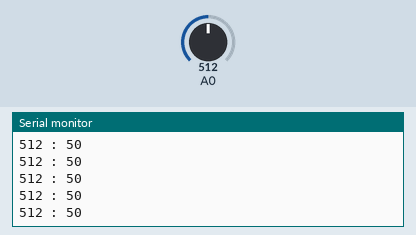
A sketch run on a simulated Arduino Uno, built with avr-gcc and run on an emulated ATmega328P. Parts: the last lines printed to the serial monitor. The inputs (shaded band) are chosen by the test bench; at power-on: A0 = 512.

Above: at 1.3 s.
1.4 s: A0 set to 716
At 1.41 s:
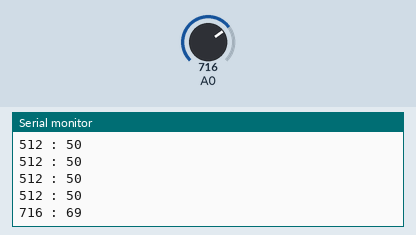
2.9 s: A0 set to 900
At 2.92 s:
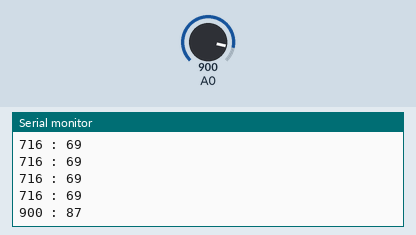
Timing chart, 0 to 5.9 s (numbered marks = the images above; inputs shaded):
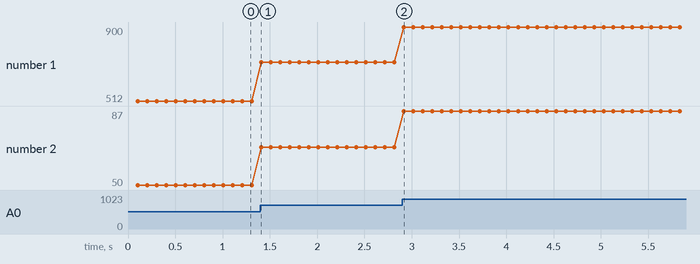

Measured:
- after the input at 1.4 s, the serial monitor: prints a new line at once (image 1)
- after the input at 2.9 s, the serial monitor: prints a new line at once (image 2)
- plotted number 1: 512 → 716 after the input at 1.4 s, 716 → 900 after the input at 2.9 s
- plotted number 2: 50 → 69 after the input at 1.4 s, 69 → 87 after the input at 2.9 s

The sketch:

Potentiometer_Part_2_Sample_Solution.ino
```cpp
/*
 * In this project we again turn our code into a simple library
 *
 * Look up writing libraries, or look back at the Calculator
 *   library to set up the required file layout.
 *
 * In the upper right of the IDE, below the magnifying glass,
 *   click the dropdown arrow, then click the New Tab button.
 *
 * Name the new files 'Potentiometer.h' and 'Potentiometer.cpp'.
 *
 * In the .h file, declare a new Potentiometer class.
 * The class should have:
 *   private:
 *     - _potPin (use underscores (_) for all private variables)
 *   public:
 *     - Potentiometer (the constructor)
 *     - potRead();
 *     - potReadPercent();
 *
 * The constructor should take an int parameter (the pin number)
 *   and set the _potPin variable, as well as declare the pinMode.
 *
 * The other functions do the same as the did.
 */

// Include the library just written
#include "Potentiometer.h"

// Declare a Potentiometer object
Potentiometer pot1(A0);

void setup()
{
  // Set up Serial
  Serial.begin(9600);
  delay(100);
}

void loop()
{
  // Print something
  Serial.print(pot1.potRead());
  Serial.print(" : ");
  Serial.println(pot1.potReadPercent());

  // Delay so that the data is actually readable
  delay(100);
}
```

Potentiometer.cpp
```cpp
#include "Arduino.h"
#include "Potentiometer.h"


/* ============================================= *
 *                 Public Functions              *
 * ============================================= */

Potentiometer::Potentiometer(int pinNumber)
{
  _potPin = pinNumber;
  pinMode(_potPin, INPUT);
}

int Potentiometer::potRead()
{
  return analogRead(_potPin);
}

int Potentiometer::potReadPercent()
{
  return map(this->potRead(), 0, 1023, 0, 100);
}
```

Potentiometer.h
```cpp
#ifndef Potentiometer_h
#define Potentiometer_h

#include "Arduino.h"

class Potentiometer
{
  private:
    int _potPin;
  public:
    Potentiometer(int pinNumber);
    int potRead();
    int potReadPercent();
};

#endif
```
